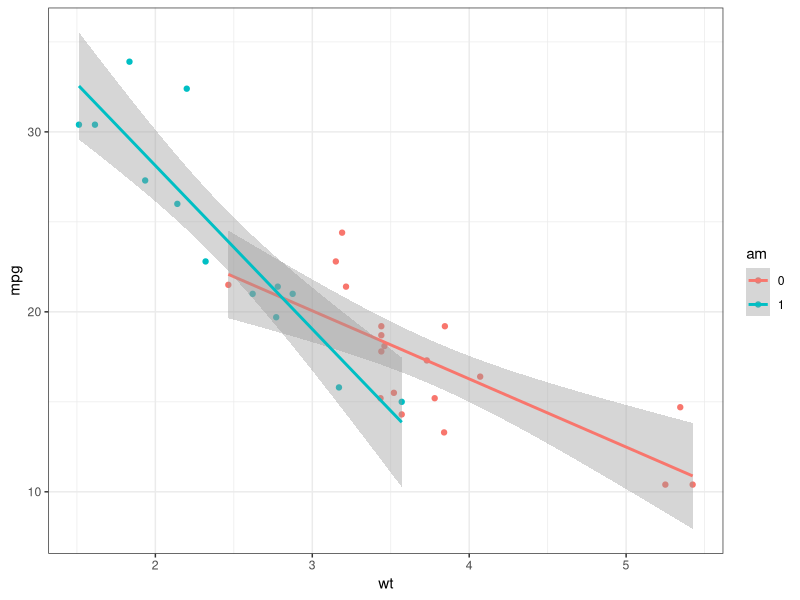
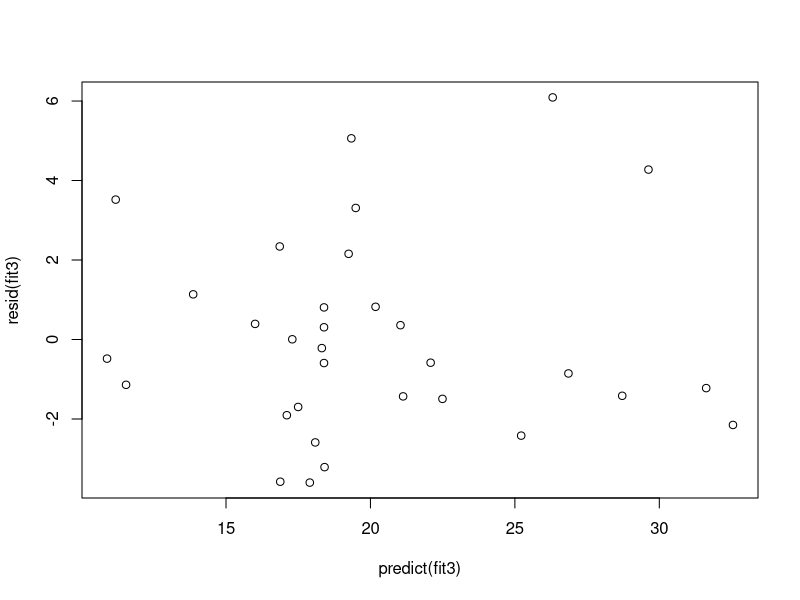
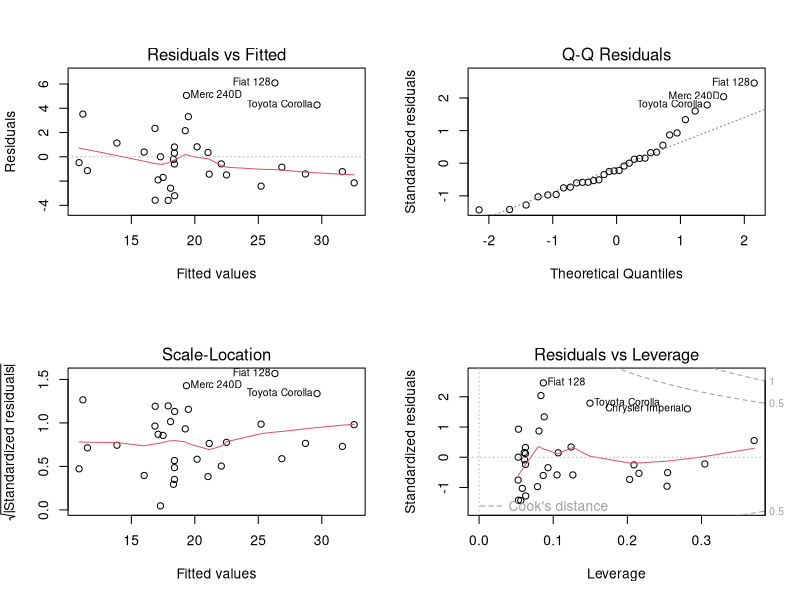

Reproduce these figures in R, in order.
## ---- chunk 1
data(mtcars)
# convert categorical variables into factor
mtcars$am = factor(mtcars$am)
mtcars$cyl = factor(mtcars$cyl)
mtcars$vs = factor(mtcars$vs)
# summary(mtcars)
# variable selection
summary(lm(mpg ~ . , data = mtcars))$coefficient
fit <- lm(mpg ~ . , data = mtcars)
# calculate the variance inflation factor (VIF)
library(car)
sqrt(vif(fit))
## ---- chunk 2
# to select the best model, I'll fit 3 models and compare them
fit1 = lm(mpg ~ am, data = mtcars)
summary(fit1)$coefficient
fit2 = lm(mpg ~ wt + am, data = mtcars)
summary(fit2)$coefficient
fit3 = lm(mpg ~ wt * am, data = mtcars)
summary(fit3)$coefficient
anova(fit1, fit2, fit3)
## ---- chunk 3
# to show that there is interaction, I plotted the regression within each am group
library(ggplot2)
theme_set(theme_bw())
qplot(wt, mpg, data = mtcars, geom="point", colour = am) + geom_smooth(method="lm")
## ---- chunk 4
plot(predict(fit3), resid(fit3))
## ---- chunk 5
par(mfrow = c(2, 2))
plot(fit3)
# round(dfbetas(fit3)[, 2], 3)
round(hatvalues(fit3), 3)
